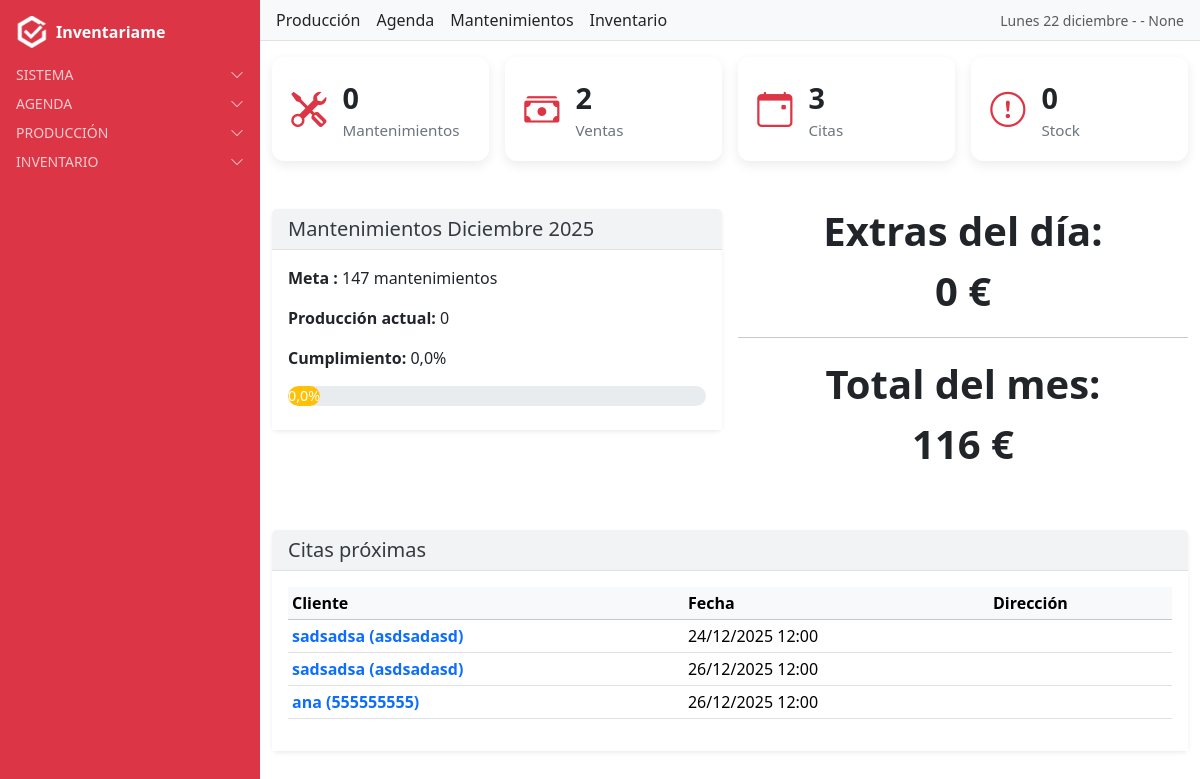
The app's page /users/dashboard (signed in) with its own data.
### users/models.py (models this page shows, shortened)
class PerfilUsuario(models.Model):
    TIPOS_USUARIO = [
        ("grupo", "Grupo"),
        ("individual", "Individual"),
    ]
    usuario = models.OneToOneField(User, on_delete=models.CASCADE, related_name="perfil")
    tipo_usuario = models.CharField(max_length=10, choices=TIPOS_USUARIO, default="individual")
    matricula = models.CharField(
        max_length=50,
        unique=True,              # ✅ ahora no se puede repetir
        blank=True,
        null=True,
        help_text="Identificador único de matrícula"
    )
    nombre_grupo = models.CharField(max_length=100, blank=True, null=True)
    grupo_django = models.ForeignKey(Group, on_delete=models.SET_NULL, blank=True, null=True)
    creado = models.DateTimeField(auto_now_add=True)
    actualizado = models.DateTimeField(auto_now=True)

### citas/models.py (models this page shows, shortened)
class Cita(models.Model):
    ESTADOS = [
        ("pendiente", "Pendiente"),
        ("completada", "Completada"),
    ]
    cliente = models.ForeignKey(Cliente, on_delete=models.CASCADE, related_name='citas')
    usuario = models.ForeignKey(User, on_delete=models.CASCADE, related_name='citas')
    fecha = models.DateTimeField()
    recordatorio = models.BooleanField(default=False, blank=True)
    estado = models.CharField(max_length=20, choices=ESTADOS, default="pendiente", blank=True)
    numero_instalacion = models.IntegerField(default=0)
    observaciones = models.TextField(blank=True, null=True)
    ofertas = models.ManyToManyField(Oferta, through="CitaOferta", related_name="citas")
    class Meta:
        verbose_name = "Cita"
        verbose_name_plural = "Citas"

### clientes/models.py (models this page shows)
class Cliente(models.Model):
    nombre = models.CharField(max_length=200)
    telefono = models.CharField(max_length=20, blank=True, null=True)  # NUEVO CAMPO
    direccion = models.ForeignKey(
        Address,
        on_delete=models.SET_NULL,
        null=True,
        blank=True,
        related_name="clientes_principal"
    )
    usuario = models.ForeignKey(
        User,
        on_delete=models.CASCADE,
        related_name="clientes",
        null=True,  # permite nulos en registros antiguos
        blank=True  # permite dejarlo vacío en formularios
    )
    class Meta:
        verbose_name = "Cliente"
        verbose_name_plural = "Clientes"
    def __str__(self):
        return f"{self.nombre} ({self.telefono or 'sin teléfono'})"

### users/views.py (the view)
# urls.py: path('dashboard', home_view, name='dashboard'),
@login_required
def home_view(request):
    clientes_qs = Cliente.objects.filter(usuario=request.user)
    citas_qs = Cita.objects.filter(usuario=request.user, fecha__gte=timezone.now())
    stock_qs = Cantidad.objects.filter(usuario=request.user, cantidad__lt=2)
    hoy = timezone.now().date()
    mantenimientos_qs = Mantenimiento.objects.filter(
        usuario=request.user,
        fecha__year=hoy.year,
        fecha__month=hoy.month
    )
    mantenimientos_mes = mantenimientos_qs.aggregate(Sum("cantidad"))["cantidad__sum"] or 0
    ventas_qs = Venta.objects.filter(
        usuario=request.user,
        fecha__year=hoy.year,
        fecha__month=hoy.month
    )
    ventas_mes = ventas_qs.count()
    ganancia_mes = sum(calcular_ganancia_total(v) for v in ventas_qs)
    ventas_hoy_qs = Venta.objects.filter(
        usuario=request.user,
        fecha__date=hoy
    )
    ganancia_dia = sum(calcular_ganancia_total(v) for v in ventas_hoy_qs)
    config = ConfiguracionMantenimientos.objects.filter(
        usuario=request.user, año=hoy.year, mes=hoy.month
    ).first()
    dias_festivos = config.dias_festivos if config else 0
    _, num_days = calendar.monthrange(hoy.year, hoy.month)
    dias_mes = [timezone.datetime(hoy.year, hoy.month, d).date() for d in range(1, num_days + 1)]
    dias_laborables = [d for d in dias_mes if d.weekday() < 5]
    dias_laborables_ajustados = max(len(dias_laborables) - dias_festivos, 0)
    meta_mensual = dias_laborables_ajustados * 7
    produccion_lv = mantenimientos_qs.filter(fecha__week_day__in=[2, 3, 4, 5, 6]) \
        .aggregate(Sum("cantidad"))["cantidad__sum"] or 0
    dias_lv_registrados = mantenimientos_qs.filter(fecha__week_day__in=[2, 3, 4, 5, 6]).count()
    media_lv = produccion_lv / dias_lv_registrados if dias_lv_registrados else 0
    produccion_sabados = mantenimientos_qs.filter(fecha__week_day=7) \
        .aggregate(Sum("cantidad"))["cantidad__sum"] or 0
    if media_lv < 7:
        produccion_total = mantenimientos_mes
        extras = 0
    else:
        produccion_total = produccion_lv
        extras = produccion_sabados
    cumplimiento = round((produccion_total / meta_mensual) * 100, 2) if meta_mensual else 0
    context = {
        "clientes_total": clientes_qs.count(),
        "proximas": citas_qs.order_by("fecha")[:5],
        "citas_total": citas_qs.count(),
        "mantenimientos_mes": mantenimientos_mes,
        "ventas_mes": ventas_mes,
        "ganancia_mes": ganancia_mes,
        "ganancia_dia": ganancia_dia,   # 👈 NUEVO
        "stock_bajo": stock_qs.count(),
        "clientes": clientes_qs.order_by("nombre")[:10],
        "meta_mensual": meta_mensual,
        "produccion_total": produccion_total,
        "cumplimiento": cumplimiento,
        "media_lv": round(media_lv, 2),
        "extras": extras,
    }
    return render(request, "users/dashboard/dashboard.html", context)

### inventariame/context_processors.py (called while the page is built)
def fecha_hoy(request):
    hoy = formats.date_format(datetime.now(), "l d F", use_l10n=True)
    return {"fecha_hoy": hoy.capitalize()}

def mes_y_anio(request):
    fecha = formats.date_format(datetime.now(), "F Y", use_l10n=True)
    return {"mes_y_anio": fecha.capitalize()}

### users/context_processors.py (called while the page is built)
def alertas_processor(request):
    if not request.user.is_authenticated:
        return {}
    ahora = timezone.now()
    proximas_con_recordatorio = Cita.objects.filter(
        usuario=request.user, recordatorio=True,
        fecha__gte=ahora, fecha__lte=ahora + timedelta(days=1)
    )
    if proximas_con_recordatorio.exists():
        return {"alertas": f"Tienes {proximas_con_recordatorio.count()} cita(s) con recordatorio en 24h"}
    return {}

### utils/ganancia.py (called while the page is built)
def calcular_ganancia(valor: int) -> int:
    if valor in [3, 4]:
        return 12
    elif valor == 5:
        return 20
    elif valor == 7:
        return 28
    elif valor == 10:
        return 40
    return 0

def calcular_ganancia_total(venta) -> int:
    total = 0
    for vo in venta.venta_ofertas.all():
        unidad = vo.oferta.valor
        cantidad = vo.cantidad
        total += calcular_ganancia(unidad) * cantidad
    return total

### templates/users/dashboard/dashboard.html
{% extends "base.html" %}
{% block content_authenticated %}
{% include "./dashboard_kpis.html" %}
<div class="row g-3 mt-3">
  <div class="col-md-6">
    {% include "./dashboard_produccion.html" %}
  </div>
  <div class="col-md-6">
    {% include "./dashboard_ganancia_mensual.html" %}
  </div>
</div>
<div class="row g-3 mt-3">
  <div class="col-lg-12">
    {% include "./dashboard_citas.html" %}
  </div>
</div>
{% endblock %}

### templates/includes/navbar_authenticated.html (shortened to what this page needs)
<nav class="navbar bg-light border-bottom px-3 d-flex flex-wrap align-items-center justify-content-between gap-3">
  <div class="d-none d-lg-flex gap-3">
    <a href="{% url 'users:dashboard' %}" class="nav-link text-dark">Producción</a>
    <a href="{% url 'cita_list' %}" class="nav-link text-dark">Agenda</a>
    <a href="{% url 'mantenimiento_list' %}" class="nav-link text-dark">Mantenimientos</a>
    <a href="{% url 'stock_list' %}" class="nav-link text-dark">Inventario</a>
  </div>
  <div class="d-flex align-items-center gap-2">
    <span class="text-muted small"> {{ fecha_hoy }} -  {{ user.first_name }} - {{ user.perfil.matricula }} </span>
  </div>
</nav>

### templates/users/dashboard/dashboard_citas.html
<div class="card shadow-sm border-0 mt-3">
  <div class="card-header">
    <h5 class="mb-0">Citas próximas</h5>
  </div>
  <div class="card-body">
    <table class="table table-sm table-hover">
      <thead class="table-light">
        <tr><th>Cliente</th><th>Fecha</th><th>Dirección</th></tr>
      </thead>
      <tbody>
        {% for c in proximas %}
        <tr class="cita-row">
          <td>
            <a href="{% url 'cita_detail' c.pk %}" class="text-decoration-none fw-semibold">
              {{ c.cliente }}
            </a>
          </td>
          <td>{{ c.fecha|date:"d/m/Y H:i" }}</td>
          <td>{{ c.direccion }}</td>
        </tr>
        {% empty %}
        <tr><td colspan="3" class="text-center text-muted">Sin citas en próximos 7 días</td></tr>
        {% endfor %}
      </tbody>
    </table>
  </div>
</div>

### static/css/dashboard.css (style rules this page uses)
.card-header { background-color: #f1f3f5; border-bottom: 1px solid #dee2e6; font-weight: 600; font-size: 1.1rem; color: #343a40; }
.card-body { background-color: #ffffff; }
.cita-row { cursor: pointer; transition: background-color 0.2s ease; }

### records on screen
Cita: cliente "sadsadsa (asdsadasd)", fecha "24/12/2025 12:00"
Cita: cliente "sadsadsa (asdsadasd)", fecha "26/12/2025 12:00"
Cita: cliente "ana (555555555)", fecha "26/12/2025 12:00"

### other values on screen
{{ fecha_hoy }} "Lunes 22 diciembre"
{{ user.perfil.matricula }} "None"
{{ mantenimientos_mes }} "0"
{{ ventas_mes }} "2"
{{ proximas|length }} "3"
{{ stock_bajo }} "0"
{{ mes_y_anio }} "Diciembre 2025"
{{ meta_mensual }} "147"
{{ produccion_total }} "0"
{{ cumplimiento }} "0,0"
{{ ganancia_dia|default:"0" }} "0"
{{ ganancia_mes|default:"0" }} "116"
